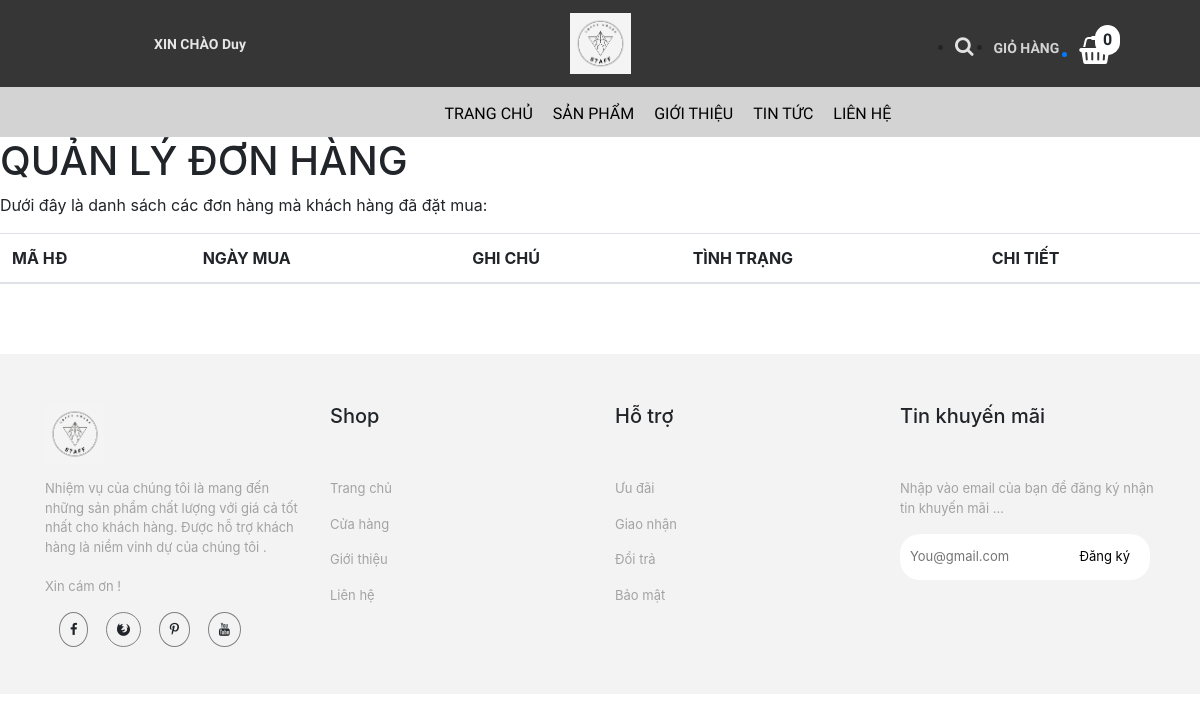
Before: /trang-chinh/lichsu.php (signed in) with the older database file.
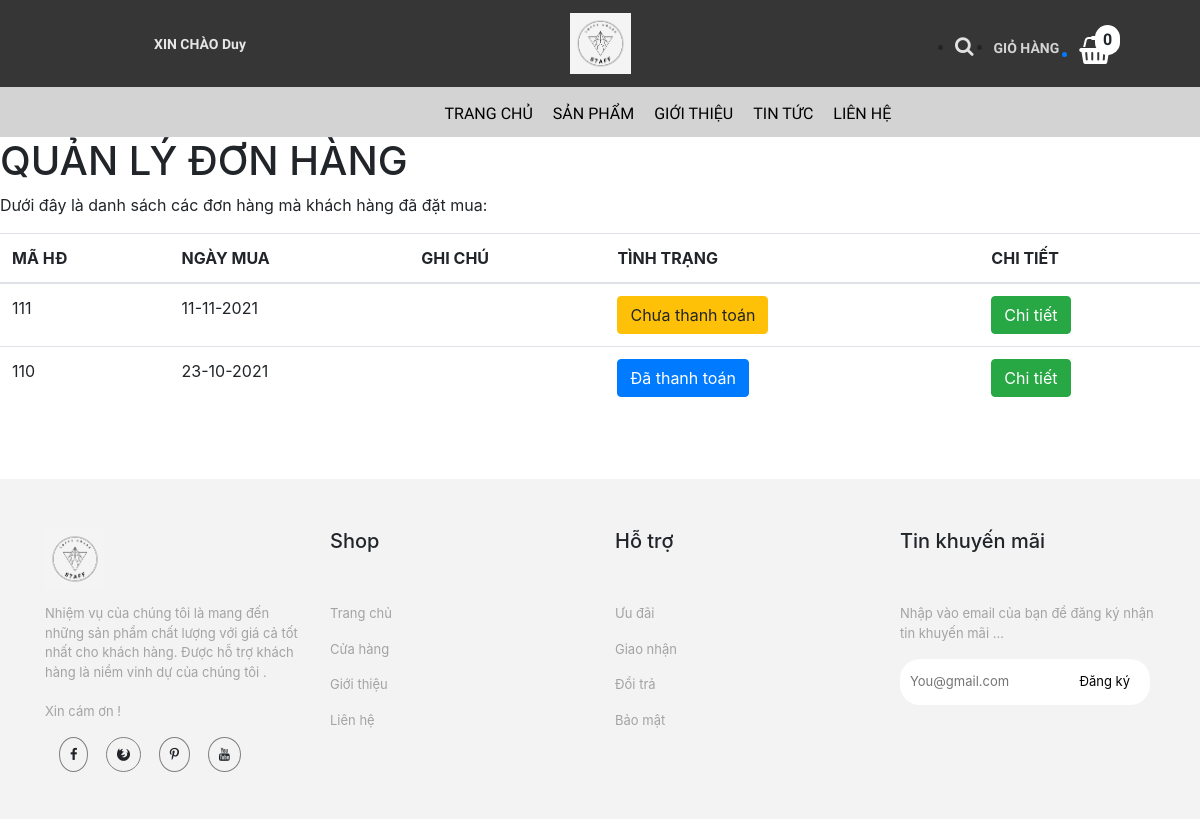
After: the same page with the newer database file.
### tables this page shows
CREATE TABLE `hoa_don` (
  `ma_hd` int(11) NOT NULL,
  `ngay_mua` varchar(20) NOT NULL,
  `ghi_chu` varchar(50) NOT NULL,
  `tinh_trang` varchar(20) NOT NULL DEFAULT '0',
  `ma_kh` varchar(50) NOT NULL
);

### trang-chinh/dao/pdo.php (called while the page is built, shortened)
<?php
    function pdo_get_connection(){
        $pdo = new PDO("mysql:host=localhost;dbname=staffcoffee",'root','');
        $pdo->setAttribute(PDO::ATTR_ERRMODE, PDO::ERRMODE_EXCEPTION);
        return $pdo;
    }
    function pdo_query($sql){
        $sql_args = array_slice(func_get_args(),1);
        try{
            $conn = pdo_get_connection();
            $stmt = $conn ->prepare($sql);
            $stmt -> execute($sql_args);
            $rows = $stmt -> fetchAll();
            return $rows;
        }catch(PDOException $e){
            throw $e;
        }finally{
            unset($conn);
        }
    }
    ?>

### trang-chinh/dao/hoa-don.php (called while the page is built, shortened)
<?php
    require_once ('pdo.php');
    function hoa_don_select_by_makh($ma_kh){
        $sql = "SELECT * FROM hoa_don WHERE ma_kh=? ORDER BY ma_hd DESC";
        return pdo_query($sql,$ma_kh);
    }
?>

### trang-chinh/lichsu.php (the view, shortened to what the changed rows need)
<!DOCTYPE html>
<html lang="en">
<head>
    <link rel="stylesheet" href="https://maxcdn.bootstrapcdn.com/bootstrap/4.0.0/css/bootstrap.min.css">
    <link rel="stylesheet" href="../../bigshoes/css/lien-he/products.css">
    <link rel="stylesheet" href="../../bigshoes/css/chi-tiet-sp/products.css">
    <link rel="stylesheet" href="../../bigshoes/css/chi-tiet-sp/plugin/css/owl.carousel.min.css">
    <link rel="stylesheet" href="../../bigshoes/css/chi-tiet-sp/plugin/css/owl.theme.default.min.css">
    <link rel="stylesheet" href="https://cdnjs.cloudflare.com/ajax/libs/font-awesome/4.7.0/css/font-awesome.min.css">
</head>
<body>
        <div id="page-wrapper">
		  <div class="header">
                        <div class="page-header">
                            <h1>QUẢN LÝ ĐƠN HÀNG</h1>
                            <?php
                                require_once ('../trang-chinh/dao/hoa-don.php');
                                $ma_kh= $_SESSION['user']['ma_kh'];
                                $items = hoa_don_select_by_makh($ma_kh);
                            ?>
                            <table class="table table-hover">
                                <thead>
                                  <tr>
                                    <th>MÃ HĐ</th>
                                    <th>NGÀY MUA</th>
                                    <th>GHI CHÚ</th>
                                    <th>TÌNH TRẠNG</th>
                                    <th>CHI TIẾT</th>
                                  </tr>
                                </thead>
                                <tbody>
                                <?php foreach($items as $item){
                                     extract($item);
                                    ?>
                                  <tr>
                                    <td><?=$ma_hd?></td>
                                    <td><?=$ngay_mua?></td>
                                    <td><?=$ghi_chu?></td>
                                    <td>
                                        <a href="chinhsuadon.php?ma_hd=<?=$ma_hd?>">
                                        <?php
                                            if($tinh_trang == 0){
                                                echo '<button class="btn btn-warning name="thanh_toan">';
                                                echo "Chưa thanh toán";
                                            }
                                            else if($tinh_trang == 1){
                                                echo '<button class="btn btn-primary name="thanh_toan">';
                                                echo "Đã thanh toán ";
                                            }
                                            else   {
                                                echo '<button class="btn btn-danger name ="thanh_toan">';
                                                echo "Hủy";
                                            }
                                        ?>
                                        </button></a>
                                    </td>
                                    <td><a href="lichsu-chitiet.php?ma_hd=<?=$ma_hd?>&ma_kh=<?=$ma_kh?>"><button class="btn btn-success">Chi tiết</button></a></td>
                                  </tr>
                                <?php } ?>
                                </tbody>
                              </table>
                        </div>
		</div>
            </div>
</body>
</html>

Changed rows visible on the page:
added hoa_don: ma_hd "111", ngay_mua "11-11-2021", tinh_trang "Chưa thanh toán"
added hoa_don: ma_hd "110", ngay_mua "23-10-2021", tinh_trang "Đã thanh toán"
